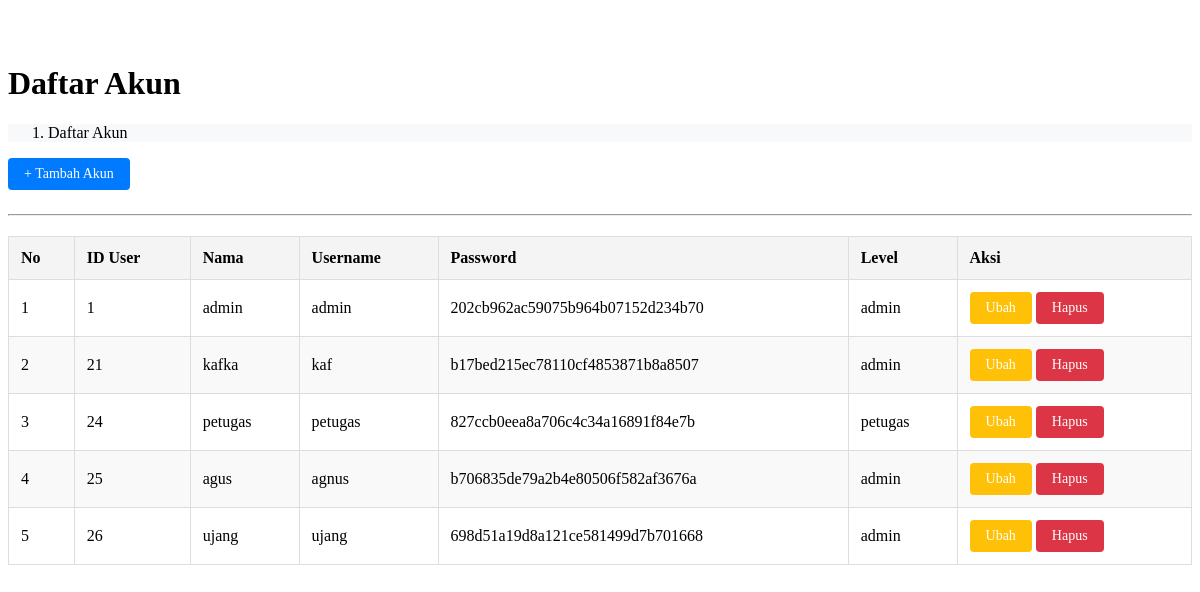
/aplikasi_kasir/user.php, run on the app's committed database.
### tables this page shows
CREATE TABLE `user` (
  `id_user` int(11) NOT NULL,
  `nama` varchar(255) DEFAULT NULL,
  `username` varchar(30) DEFAULT NULL,
  `password` varchar(35) DEFAULT NULL,
  `level` enum('admin','petugas') NOT NULL
);

### aplikasi_kasir/user.php (the view, shortened to what this page needs)
<div class="container-fluid px-4">
    <h1 class="mt-4">Daftar Akun</h1>
    <ol class="breadcrumb mb-4">
        <li class="breadcrumb-item active">Daftar Akun</li>
    </ol>
    <a href="?page=user_tambah" class="btn btn-primary mb-3">+ Tambah Akun</a>
    <hr>
    <table class="table table-striped table-bordered">
        <thead>
            <tr>
                <th>No</th>
                <th>ID User</th>
                <th>Nama</th>
                <th>Username</th>
                <th>Password</th>
                <th>Level</th>
                <th>Aksi</th>
            </tr>
        </thead>
        <tbody>
            <?php
            $nomor = 1;
            $query = mysqli_query($koneksi, "SELECT * FROM user");
            while ($data = mysqli_fetch_array($query)) {
                ?>
                <tr>
                    <td><?php echo $nomor++; ?></td>
                    <td><?php echo $data['id_user']; ?></td>
                    <td><?php echo $data['nama']; ?></td>
                    <td><?php echo $data['username']; ?></td>
                    <td><?php echo $data['password']; ?></td>
                    <td><?php echo $data['level']; ?></td>
                    <td>
                        <a href="?page=user_ubah&&id=<?php echo $data['id_user']; ?>" class="btn btn-warning btn-sm">Ubah</a>
                        <a href="?page=user_hapus&&id=<?php echo $data['id_user']; ?>" class="btn btn-danger btn-sm" onclick="return confirm('Apakah Anda yakin ingin menghapus akun ini?');">Hapus</a>
                    </td>
                </tr>
                <?php
            }
            ?>
        </tbody>
    </table>
</div>

### aplikasi_kasir/user.php (style rules this page uses)
table.table { width: 100%; margin-top: 20px; border-collapse: collapse; }
table.table th, table.table td { padding: 12px; text-align: left; }
table.table th { background-color: #f4f4f4; font-weight: bold; }
table.table tbody tr:nth-child(even) { background-color: #f9f9f9; }
.btn { padding: 8px 16px; font-size: 14px; text-decoration: none; border-radius: 4px; cursor: pointer; display: inline-block; }
.btn-primary { background-color: #007bff; color: white; }
.btn-warning { background-color: #ffc107; color: white; }
.btn-danger { background-color: #dc3545; color: white; }
.mb-3 { margin-bottom: 1rem; }
.breadcrumb { background-color: #f8f9fa; }
table.table-bordered { border: 1px solid #ddd; }
table.table-bordered th, table.table-bordered td { border: 1px solid #ddd; }

### data on the page
user: id_user "1", nama "admin", username "admin", password "202cb962ac59075b964b07152d234b70", level "admin"
user: id_user "21", nama "kafka", username "kaf", password "b17bed215ec78110cf4853871b8a8507", level "admin"
user: id_user "24", nama "petugas", username "petugas", password "827ccb0eea8a706c4c34a16891f84e7b", level "petugas"
user: id_user "25", nama "agus", username "agnus", password "b706835de79a2b4e80506f582af3676a", level "admin"
user: id_user "26", nama "ujang", username "ujang", password "698d51a19d8a121ce581499d7b701668", level "admin"
